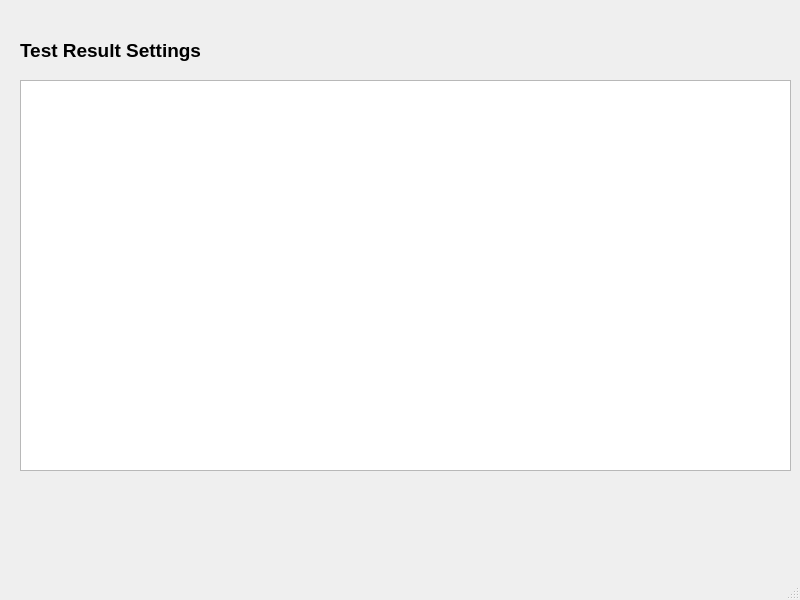
<?xml version="1.0" encoding="UTF-8"?>
<ui version="4.0">
 <class>MainWindow</class>
 <widget class="QMainWindow" name="MainWindow">
  <property name="geometry">
   <rect>
    <x>0</x>
    <y>0</y>
    <width>800</width>
    <height>600</height>
   </rect>
  </property>
  <property name="windowTitle">
   <string>Settings test result</string>
  </property>
  <widget class="QWidget" name="centralwidget">
   <widget class="QLabel" name="label">
    <property name="geometry">
     <rect>
      <x>20</x>
      <y>40</y>
      <width>191</width>
      <height>21</height>
     </rect>
    </property>
    <property name="font">
     <font>
      <family>Arial</family>
      <pointsize>14</pointsize>
      <bold>true</bold>
     </font>
    </property>
    <property name="text">
     <string>Test Result Settings</string>
    </property>
   </widget>
   <widget class="QTextBrowser" name="txtResult">
    <property name="geometry">
     <rect>
      <x>20</x>
      <y>80</y>
      <width>771</width>
      <height>391</height>
     </rect>
    </property>
    <property name="font">
     <font>
      <family>Arial</family>
      <pointsize>12</pointsize>
     </font>
    </property>
   </widget>
  </widget>
  <widget class="QMenuBar" name="menubar">
   <property name="geometry">
    <rect>
     <x>0</x>
     <y>0</y>
     <width>800</width>
     <height>33</height>
    </rect>
   </property>
  </widget>
  <widget class="QStatusBar" name="statusbar"/>
 </widget>
 <resources/>
 <connections/>
</ui>
